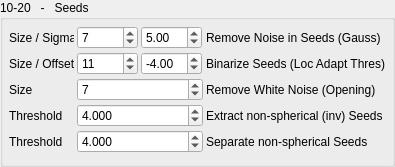
            <widget class="QGroupBox" name="groupBox_Seedds">
             <property name="title">
              <string>10-20   -   Seeds</string>
             </property>
             <property name="flat">
              <bool>true</bool>
             </property>
             <layout class="QGridLayout" name="gridLayout_3">
              <property name="leftMargin">
               <number>6</number>
              </property>
              <property name="topMargin">
               <number>6</number>
              </property>
              <property name="rightMargin">
               <number>6</number>
              </property>
              <property name="spacing">
               <number>3</number>
              </property>
              <item row="0" column="0">
               <widget class="QLabel" name="label_16">
                <property name="minimumSize">
                 <size>
                  <width>0</width>
                  <height>0</height>
                 </size>
                </property>
                <property name="maximumSize">
                 <size>
                  <width>65</width>
                  <height>16777215</height>
                 </size>
                </property>
                <property name="text">
                 <string>Size / Sigma</string>
                </property>
               </widget>
              </item>
              <item row="0" column="1">
               <widget class="QSpinBox" name="spinBox_ProcCon_Seed_Blur_Size">
                <property name="sizePolicy">
                 <sizepolicy hsizetype="Maximum" vsizetype="Fixed">
                  <horstretch>0</horstretch>
                  <verstretch>0</verstretch>
                 </sizepolicy>
                </property>
                <property name="minimumSize">
                 <size>
                  <width>61</width>
                  <height>0</height>
                 </size>
                </property>
                <property name="maximumSize">
                 <size>
                  <width>61</width>
                  <height>16777215</height>
                 </size>
                </property>
                <property name="minimum">
                 <number>1</number>
                </property>
                <property name="maximum">
                 <number>1000</number>
                </property>
                <property name="singleStep">
                 <number>2</number>
                </property>
                <property name="value">
                 <number>7</number>
                </property>
               </widget>
              </item>
              <item row="0" column="2">
               <widget class="QDoubleSpinBox" name="doubleSpinBox_ProcCon_Seed_Blur_Sigma">
                <property name="sizePolicy">
                 <sizepolicy hsizetype="Maximum" vsizetype="Fixed">
                  <horstretch>0</horstretch>
                  <verstretch>0</verstretch>
                 </sizepolicy>
                </property>
                <property name="minimumSize">
                 <size>
                  <width>61</width>
                  <height>0</height>
                 </size>
                </property>
                <property name="maximumSize">
                 <size>
                  <width>61</width>
                  <height>16777215</height>
                 </size>
                </property>
                <property name="maximum">
                 <double>100.000000000000000</double>
                </property>
                <property name="value">
                 <double>5.000000000000000</double>
                </property>
               </widget>
              </item>
              <item row="0" column="3">
               <widget class="QLabel" name="label_17">
                <property name="text">
                 <string>Remove Noise in Seeds (Gauss)</string>
                </property>
               </widget>
              </item>
              <item row="1" column="0">
               <widget class="QLabel" name="label_18">
                <property name="minimumSize">
                 <size>
                  <width>0</width>
                  <height>0</height>
                 </size>
                </property>
                <property name="maximumSize">
                 <size>
                  <width>65</width>
                  <height>16777215</height>
                 </size>
                </property>
                <property name="text">
                 <string>Size / Offset</string>
                </property>
               </widget>
              </item>
              <item row="1" column="1">
               <widget class="QSpinBox" name="spinBox_ProcCon_Thres_Size">
                <property name="sizePolicy">
                 <sizepolicy hsizetype="Maximum" vsizetype="Fixed">
                  <horstretch>0</horstretch>
                  <verstretch>0</verstretch>
                 </sizepolicy>
                </property>
                <property name="minimumSize">
                 <size>
                  <width>61</width>
                  <height>0</height>
                 </size>
                </property>
                <property name="maximumSize">
                 <size>
                  <width>61</width>
                  <height>16777215</height>
                 </size>
                </property>
                <property name="minimum">
                 <number>3</number>
                </property>
                <property name="maximum">
                 <number>1000</number>
                </property>
                <property name="singleStep">
                 <number>2</number>
                </property>
                <property name="value">
                 <number>11</number>
                </property>
               </widget>
              </item>
              <item row="1" column="2">
               <widget class="QDoubleSpinBox" name="doubleSpinBox_ProcCon_Thres_Offset">
                <property name="sizePolicy">
                 <sizepolicy hsizetype="Maximum" vsizetype="Fixed">
                  <horstretch>0</horstretch>
                  <verstretch>0</verstretch>
                 </sizepolicy>
                </property>
                <property name="minimumSize">
                 <size>
                  <width>61</width>
                  <height>0</height>
                 </size>
                </property>
                <property name="maximumSize">
                 <size>
                  <width>61</width>
                  <height>16777215</height>
                 </size>
                </property>
                <property name="minimum">
                 <double>-256.000000000000000</double>
                </property>
                <property name="maximum">
                 <double>255.000000000000000</double>
                </property>
                <property name="value">
                 <double>-4.000000000000000</double>
                </property>
               </widget>
              </item>
              <item row="1" column="3">
               <widget class="QLabel" name="label_20">
                <property name="text">
                 <string>Binarize Seeds (Loc Adapt Thres)</string>
                </property>
               </widget>
              </item>
              <item row="2" column="0">
               <widget class="QLabel" name="label_22">
                <property name="minimumSize">
                 <size>
                  <width>0</width>
                  <height>0</height>
                 </size>
                </property>
                <property name="maximumSize">
                 <size>
                  <width>65</width>
                  <height>16777215</height>
                 </size>
                </property>
                <property name="text">
                 <string>Size</string>
                </property>
               </widget>
              </item>
              <item row="2" column="1" colspan="2">
               <widget class="QSpinBox" name="spinBox_ProcCon_Seed_Open_Size">
                <property name="minimumSize">
                 <size>
                  <width>126</width>
                  <height>0</height>
                 </size>
                </property>
                <property name="maximumSize">
                 <size>
                  <width>126</width>
                  <height>16777215</height>
                 </size>
                </property>
                <property name="minimum">
                 <number>1</number>
                </property>
                <property name="maximum">
                 <number>1000</number>
                </property>
                <property name="singleStep">
                 <number>2</number>
                </property>
                <property name="value">
                 <number>7</number>
                </property>
               </widget>
              </item>
              <item row="2" column="3">
               <widget class="QLabel" name="label_23">
                <property name="text">
                 <string>Remove White Noise (Opening)</string>
                </property>
               </widget>
              </item>
              <item row="3" column="0">
               <widget class="QLabel" name="label_37">
                <property name="minimumSize">
                 <size>
                  <width>0</width>
                  <height>0</height>
                 </size>
                </property>
                <property name="maximumSize">
                 <size>
                  <width>65</width>
                  <height>16777215</height>
                 </size>
                </property>
                <property name="text">
                 <string>Threshold</string>
                </property>
               </widget>
              </item>
              <item row="4" column="0">
               <widget class="QLabel" name="label_38">
                <property name="minimumSize">
                 <size>
                  <width>0</width>
                  <height>0</height>
                 </size>
                </property>
                <property name="maximumSize">
                 <size>
                  <width>65</width>
                  <height>16777215</height>
                 </size>
                </property>
                <property name="text">
                 <string>Threshold</string>
                </property>
               </widget>
              </item>
              <item row="4" column="1" colspan="2">
               <widget class="QDoubleSpinBox" name="doubleSpinBox_Separtate_Asphere_Thres">
                <property name="minimumSize">
                 <size>
                  <width>126</width>
                  <height>0</height>
                 </size>
                </property>
                <property name="maximumSize">
                 <size>
                  <width>126</width>
                  <height>16777215</height>
                 </size>
                </property>
                <property name="decimals">
                 <number>3</number>
                </property>
                <property name="maximum">
                 <double>100000.000000000000000</double>
                </property>
                <property name="singleStep">
                 <double>0.250000000000000</double>
                </property>
                <property name="value">
                 <double>4.000000000000000</double>
                </property>
               </widget>
              </item>
              <item row="3" column="1" colspan="2">
               <widget class="QDoubleSpinBox" name="doubleSpinBox_Extract_Asphere_Thres">
                <property name="minimumSize">
                 <size>
                  <width>126</width>
                  <height>0</height>
                 </size>
                </property>
                <property name="maximumSize">
                 <size>
                  <width>126</width>
                  <height>16777215</height>
                 </size>
                </property>
                <property name="decimals">
                 <number>3</number>
                </property>
                <property name="maximum">
                 <double>100000.000000000000000</double>
                </property>
                <property name="singleStep">
                 <double>0.010000000000000</double>
                </property>
                <property name="value">
                 <double>4.000000000000000</double>
                </property>
               </widget>
              </item>
              <item row="3" column="3">
               <widget class="QLabel" name="label_39">
                <property name="text">
                 <string>Extract non-spherical (inv) Seeds</string>
                </property>
               </widget>
              </item>
              <item row="4" column="3">
               <widget class="QLabel" name="label_40">
                <property name="text">
                 <string>Separate non-spherical Seeds</string>
                </property>
               </widget>
              </item>
             </layout>
            </widget>
